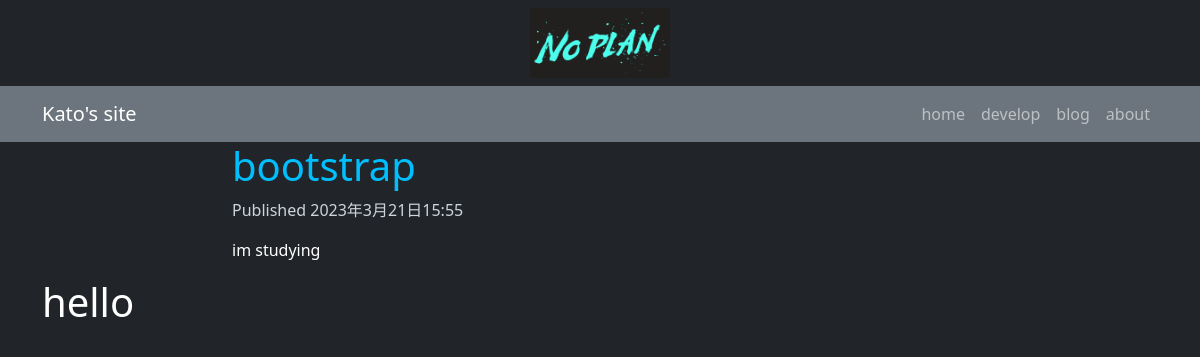
The page /blog/2023/3/21/bootstrap/ on the database its author committed.
### blog/models.py (models this page shows, shortened)
class Post(models.Model):
    class Status(models.TextChoices):
        DRAFT = "DF", "Draft"
        PUBLISHED = "PB", "Published"
    title = models.CharField(max_length=50)
    body = models.TextField()
    slug = models.SlugField()
    status = models.CharField(max_length=2
                                ,choices=Status.choices,
                                default=Status.DRAFT)
    publish = models.DateTimeField(default=timezone.now)
    created = models.DateTimeField(auto_now_add=True)
    update = models.DateTimeField(auto_now=True)
    objects = models.Manager()
    published = PublishedManager()
    tags = TaggableManager()
    class Meta:
        ordering = ["-publish"]
        indexes = [
            models.Index(fields=["-publish"])
        ]

### blog/views.py (the view)
def post_detail(request, year, month, day, post):
    post = get_object_or_404(models.Post,
    status=models.Post.Status.PUBLISHED,
    slug=post,
    publish__year=year,
    publish__month=month,
    publish__day=day)
    return render(request,
                    'blog/detail.html',context={
                    'post': post,
                    })

### blog/templatetags/blog_tags.py (called while the page is built)
@register.filter(name="markdown")
def markdown_format(text):
    return mark_safe(markdown.markdown(text))

### templates/blog/detail.html (shortened to what this page needs)
{% extends 'blog/base.html' %}
{% load blog_tags %}
{% block content %}
<div class="container">
  <div class="row justify-content-center">
    <div class="col-md-8" >
      <h1 style="color: #00bfff">{{ post.title }}</h1>
      <p class="date" style="color:#ccd5db">
      Published {{ post.publish }}
      </p>
      {{ post.body|markdown|truncatewords_html:30 }}
    </div>
  </div>
</div>
<div class="container d-none d-sm-block">
  <div class="row">
    <div class="col">
      <h1>hello</h1>
    </div>
  </div>
</div>
{% endblock content %}

### rows shown on the page
Post: title "bootstrap", publish "2023年3月21日15:55", body "im studying"
